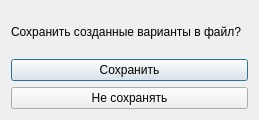
<?xml version="1.0" encoding="UTF-8"?>
<ui version="4.0">
 <class>DialogSaveCurVar</class>
 <widget class="QDialog" name="DialogSaveCurVar">
  <property name="geometry">
   <rect>
    <x>0</x>
    <y>0</y>
    <width>259</width>
    <height>120</height>
   </rect>
  </property>
  <property name="windowTitle">
   <string>Внимание</string>
  </property>
  <layout class="QGridLayout" name="gridLayout">
   <item row="0" column="0">
    <widget class="QLabel" name="label">
     <property name="text">
      <string>Сохранить созданные варианты в файл?</string>
     </property>
    </widget>
   </item>
   <item row="1" column="0">
    <widget class="QPushButton" name="pushButtonSave">
     <property name="text">
      <string>Сохранить</string>
     </property>
    </widget>
   </item>
   <item row="2" column="0">
    <widget class="QPushButton" name="pushButtonClose">
     <property name="text">
      <string>Не сохранять</string>
     </property>
    </widget>
   </item>
  </layout>
 </widget>
 <resources/>
 <connections/>
</ui>
